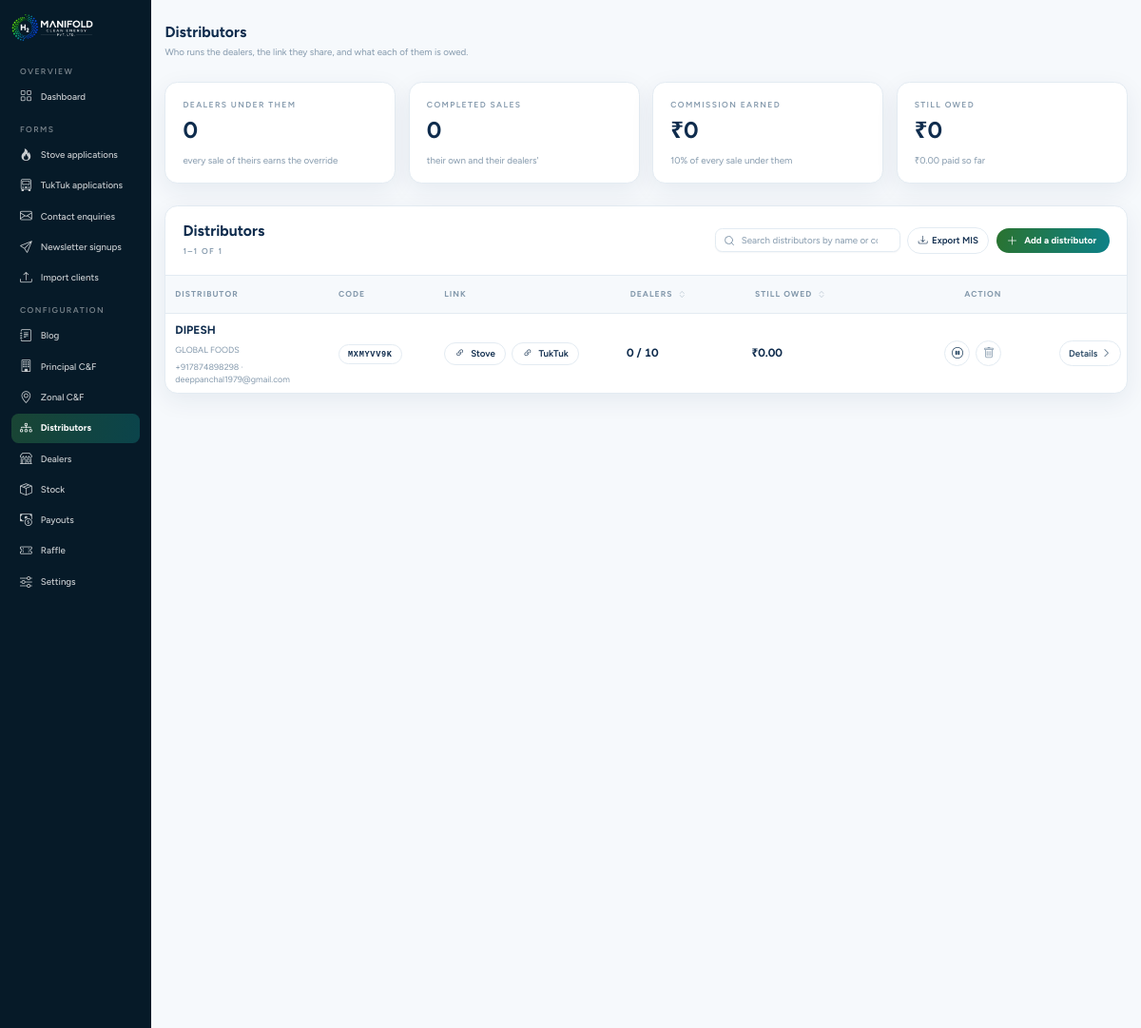
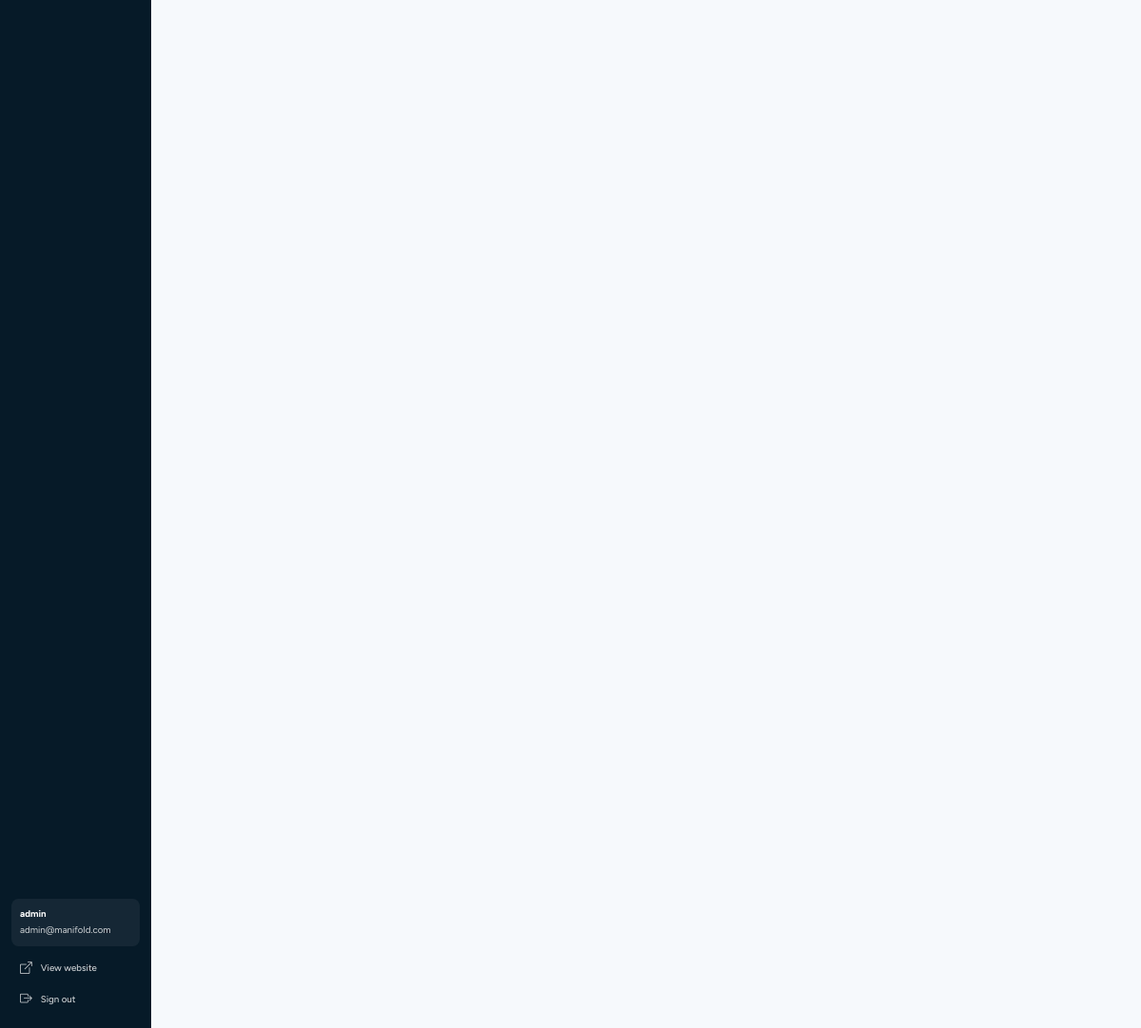
The app's page /admin/distributors.php (signed in) with its own data (2 pictures, top to bottom).
### tables this page shows
CREATE TABLE `distributors` (
  `id` int(10) UNSIGNED NOT NULL,
  `distributor_code` varchar(20) NOT NULL,
  `zonal_cf_id` int(10) UNSIGNED DEFAULT NULL,
  `approval_status` enum('pending','approved','rejected') NOT NULL DEFAULT 'approved',
  `decided_at` datetime DEFAULT NULL,
  `decided_by_label` varchar(160) DEFAULT NULL,
  `terms_accepted` tinyint(1) NOT NULL DEFAULT 0,
  `terms_accepted_at` datetime DEFAULT NULL,
  `full_name` varchar(160) NOT NULL,
  `company` varchar(160) DEFAULT NULL,
  `email` varchar(190) DEFAULT NULL,
  `mobile_number` varchar(30) DEFAULT NULL,
  `alt_mobile_number` varchar(30) DEFAULT NULL,
  `address` varchar(255) DEFAULT NULL,
  `city` varchar(120) DEFAULT NULL,
  `state` varchar(120) DEFAULT NULL,
  `pin_code` varchar(20) DEFAULT NULL,
  `pan_number` varchar(20) DEFAULT NULL,
  `gst_number` varchar(30) DEFAULT NULL,
  `bank_name` varchar(120) DEFAULT NULL,
  `bank_account` varchar(60) DEFAULT NULL,
  `bank_ifsc` varchar(20) DEFAULT NULL,
  `upi_id` varchar(120) DEFAULT NULL,
  `note` text DEFAULT NULL,
  `is_active` tinyint(1) NOT NULL DEFAULT 1,
  `created_by` int(10) UNSIGNED DEFAULT NULL,
  `created_at` datetime NOT NULL DEFAULT current_timestamp(),
  `updated_at` datetime NOT NULL DEFAULT current_timestamp() ON UPDATE current_timestamp(),
  `commission_rate` decimal(5,2) DEFAULT NULL,
  `max_children` int(10) UNSIGNED DEFAULT NULL
);

### admin/distributors.php (the view, shortened to what the rows shown need)
<?php
require_once __DIR__ . '/lib.php';
$sort = (string) ($_GET['sort'] ?? '');
$q = trim((string) ($_GET['q'] ?? ''));
$owedSql = '((SELECT COALESCE(SUM(CASE WHEN a.status = \'complete\'
                                       THEN a.distributor_commission ELSE 0 END), 0)
                FROM applications a WHERE a.distributor_id = distributors.id)
             - (SELECT COALESCE(SUM(p.amount), 0)
                  FROM distributor_payouts p WHERE p.distributor_id = distributors.id))';
$countSql = '(SELECT COUNT(*) FROM dealers d WHERE d.distributor_id = distributors.id)';
$sorts = [
    'dealers-high' => $countSql . ' DESC',
    'dealers-low'  => $countSql . ' ASC',
    'owed-high'    => $owedSql . ' DESC',
    'owed-low'     => $owedSql . ' ASC',
];
if (!array_key_exists($sort, $sorts)) {
    $sort = '';
}
$order = $sort === '' ? 'is_active DESC, full_name' : $sorts[$sort] . ', full_name';
$whereClause = '';
$distCount = (int) db()->query('SELECT COUNT(*) FROM distributors' . $whereClause)->fetchColumn();
$paging    = paged($distCount, $_GET['page'] ?? 1);
$distributors = db()->query(
    'SELECT distributors.*, z.full_name AS zonal_name, z.zonal_code
       FROM distributors
       LEFT JOIN zonal_cf z ON z.id = distributors.zonal_cf_id'
      . $whereClause . '
      ORDER BY ' . $order . '
      LIMIT ' . LIST_PER_PAGE . ' OFFSET ' . $paging['offset']
)->fetchAll();
$distUrlFor = static function (string $next) use ($q): string {
    $query = array_filter(['sort' => $next, 'q' => $q]);
    return 'distributors' . ($query ? '?' . http_build_query($query) : '');
};
$sortStep = static function (string $column) use ($sort): string {
    $steps = ['', $column . '-high', $column . '-low'];
    $at    = array_search($sort, $steps, true);
    return $at === false ? $steps[1] : $steps[($at + 1) % count($steps)];
};
$sortLabel = static function (string $column, string $default) use ($sort): string {
    if ($sort === $column . '-high') {
        return 'High to low';
    }
    return $sort === $column . '-low' ? 'Low to high' : $default;
};
$distIds      = array_column($distributors, 'id');
$distTotals   = commission_totals_map('distributor', $distIds);
$distDealers  = distributor_dealers_map($distIds);
foreach ($distributors as $i => $dist) {
    $distributors[$i]['totals']  = $distTotals[(int) $dist['id']];
    $distributors[$i]['dealers'] = $distDealers[(int) $dist['id']];
}
require __DIR__ . '/partials/layout-top.php';
?>
<div data-live-list data-live-quiet>
<div class="panel">
  <div class="panel__head">
    <div class="panel__head-text">
      <h2>Distributors</h2>
    </div>
  </div>
  <div class="table-wrap">
      <table class="data-table data-table--dealers">
        <colgroup>
        </colgroup>
        <thead>
          <tr>
            <th>Distributor</th>
            <th>Code</th>
            <th>Link</th>
            <th class="th-filter-cell">
              <a class="th-filter<?= str_starts_with($sort, 'dealers-') ? ' is-filtered' : '' ?>"
                 href="<?= e($distUrlFor($sortStep('dealers'))) ?>"
                 title="Click to sort by dealers held">
                <span class="th-filter__label"><?= e($sortLabel('dealers', 'Dealers')) ?></span>
                <i class="bi bi-chevron-expand" aria-hidden="true"></i>
              </a>
            </th>
            <th class="th-filter-cell">
              <a class="th-filter<?= str_starts_with($sort, 'owed-') ? ' is-filtered' : '' ?>"
                 href="<?= e($distUrlFor($sortStep('owed'))) ?>"
                 title="Click to sort by what is still owed">
                <span class="th-filter__label"><?= e($sortLabel('owed', 'Still owed')) ?></span>
                <i class="bi bi-chevron-expand" aria-hidden="true"></i>
              </a>
            </th>
            <th class="th-actions">Action</th>
            <th></th>
          </tr>
        </thead>
        <tbody>
          <?php foreach ($distributors as $dist): ?>
            <?php $distId = (int) $dist['id']; ?>
            <tr>
              <td>
                <div class="cell-stack">
                  <strong><?= e($dist['full_name']) ?></strong>
                  <?php if ($dist['company']): ?>
                    <span class="cell-sub"><?= e($dist['company']) ?></span>
                  <?php endif; ?>
                  <span class="cell-sub">
                    <?php if ($dist['mobile_number']): ?><?= e($dist['mobile_number']) ?> · <?php endif; ?><?= e($dist['email'] ?: 'no email') ?>
                  </span>
                </div>
              </td>
              <td><span class="drawer__code"><?= e($dist['distributor_code'] ?: 'MX••••••') ?></span></td>
              <td>
                <div class="copy-links">
                  <?php if (!empty($dist['distributor_code'])): ?>
                    <?php foreach (['stove' => 'Stove', 'tuktuk' => 'TukTuk'] as $product => $label): ?>
                      <?php $link = referral_link((string) $dist['distributor_code'], $product); ?>
                      <button type="button" class="btn btn--ghost btn--sm" data-copy="<?= e($link) ?>"
                              title="Copy the <?= e($label) ?> apply link">
                        <i class="bi bi-link-45deg" aria-hidden="true"></i> <?= e($label) ?>
                      </button>
                    <?php endforeach; ?>
                  <?php else: ?>
                    <span class="field-hint">Awaiting approval</span>
                  <?php endif; ?>
                </div>
              </td>
              <td class="td-amount"><strong><?= e(child_cap_usage('distributor', $distId)) ?></strong></td>
              <td class="td-amount"><strong><?= e(money($dist['totals']['remaining'])) ?></strong></td>
              <td>
                <div class="row-actions">
                  <?php if (($dist['approval_status'] ?? '') === 'pending'): ?>
                    <form method="post">
                      <?= csrf_field() ?>
                      <input type="hidden" name="id" value="<?= $distId ?>">
                      <button type="submit" name="action" value="approve_distributor"
                              class="icon-btn is-accept" title="Approve <?= e($dist['full_name']) ?>">
                        <i class="bi bi-check-lg" aria-hidden="true"></i>
                        <span class="visually-hidden">Approve <?= e($dist['full_name']) ?></span>
                      </button>
                    </form>
                    <form method="post"
                          data-confirm="Turn down <?= e($dist['full_name']) ?>? Their code stays inactive.">
                      <?= csrf_field() ?>
                      <input type="hidden" name="id" value="<?= $distId ?>">
                      <button type="submit" name="action" value="reject_distributor"
                              class="icon-btn is-reject" title="Turn down <?= e($dist['full_name']) ?>">
                        <i class="bi bi-x-lg" aria-hidden="true"></i>
                        <span class="visually-hidden">Turn down <?= e($dist['full_name']) ?></span>
                      </button>
                    </form>
                  <?php else: ?>
                    <form method="post">
                      <button type="submit" name="action" value="toggle"
                              class="icon-btn <?= $dist['is_active'] ? 'is-reject' : 'is-accept' ?>"
                              title="<?= $dist['is_active']
                                  ? 'Stop this distributor — their code stops booking commission'
                                  : 'Start this distributor again' ?>">
                        <i class="bi <?= $dist['is_active'] ? 'bi-pause-circle' : 'bi-play-circle' ?>"
                           aria-hidden="true"></i>
                      </button>
                    </form>
                  <?php endif; ?>
                  <form method="post"
                        data-confirm="Delete <?= e($dist['full_name']) ?>? Their sales are kept. Only possible once no dealers are under them.">
                    <button type="submit" name="action" value="delete" class="icon-btn is-delete" title="Delete">
                      <i class="bi bi-trash" aria-hidden="true"></i>
                    </button>
                  </form>
                </div>
              </td>
              <td class="td-actions">
                <button type="button" class="row-toggle" data-drawer="detail-distributor-<?= $distId ?>"
                        data-drawer-url="drawer.php?kind=distributor&amp;id=<?= $distId ?>"
                        data-title="<?= e($dist['full_name']) ?>"
                        data-code="<?= e($dist['distributor_code']) ?>"
                        data-meta="Distributor · added <?= e(format_datetime($dist['created_at'])) ?>"
                        data-status="<?= $dist['is_active'] ? 'accepted' : 'rejected' ?>"
                        data-status-label="<?= $dist['is_active'] ? 'Active' : 'Stopped' ?>">
                  Details <i class="bi bi-chevron-right" aria-hidden="true"></i>
                </button>
              </td>
            </tr>
          <?php endforeach; ?>
        </tbody>
      </table>
    </div>
</div>
</div>
<?php require __DIR__ . '/partials/layout-bottom.php'; ?>

### records on screen
distributors: full_name "DIPESH", company "GLOBAL FOODS", mobile_number "+917874898298", email "deeppanchal1979@gmail.com", distributor_code "MXMYVV9K", label "Stove", label "TukTuk", distId "0 / 10", remaining "₹0.00", is_active 1 (drawn)

### other values on screen
$sidebarConfig['label'] "Stove applications"
$sidebarConfig['label'] "TukTuk applications"
$sidebarConfig['label'] "Contact enquiries"
$sidebarConfig['label'] "Newsletter signups"
$user['name'] "admin"
$user['email'] "admin@manifold.com"
$pageTitle "Distributors"
$pageLead "Who runs the dealers, the link they share, and what each of them is owed."
$totals['dealers'] "0"
$totals['sales'] "0"
money_short($totals['earned']) "₹0"
rate_short(commission_rate('distributor')) "10%"
money_short($totals['remaining']) "₹0"
money($totals['paid']) "₹0.00"
$paging['from'] "1"
